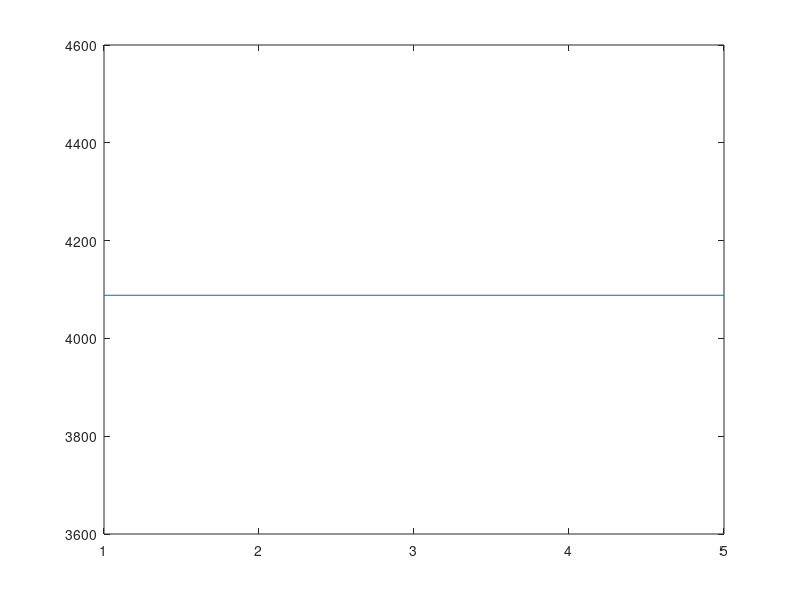

This chart was generated by the following MATLAB code:
clc
clear

N = input('Nombre d''échantilllons pour ce signal : ');
Frel = input('Fréquence normalisée (nombre de périodes dans la dur�e totale) : ');
Ph0 = input('Phase a l''origine (en degrés) : ');
Ph0 = Ph0 * pi / 180.0; % a present en radian

Ampl = 2048;
Offset = 2048;
%% Création du fichier .asm

fileID = fopen(['Signal.asm'], 'w');
fprintf(fileID,'\tAREA Signal, DATA, READONLY\n');
fprintf(fileID,'\texport LeSignal\n');

fprintf(fileID,'LeSignal\n');

for  i = 1: N
     % fonction a modifier en fonction des besoins
     Sig(i) = Offset + Ampl * cos( 2*pi*Frel*(i-1)/N + Ph0 );
     % arrondi
     iSig = int16(Sig(i));
     % bornage du signal similaire a la sortie brute de l'ADC 12 bits
     if ( iSig < 0 )
         iSig = 0;
     end
     if ( iSig > 4095 )
         iSig = 4095;
     end
     
     fprintf(fileID,'\tDCW\t0x%04x\t; %2d %4d  %7.5f\n',iSig, i-1, iSig, double(iSig) / 4096.0 );

end

fprintf(fileID,'\tEND\n');
fclose(fileID);
plot(Sig);